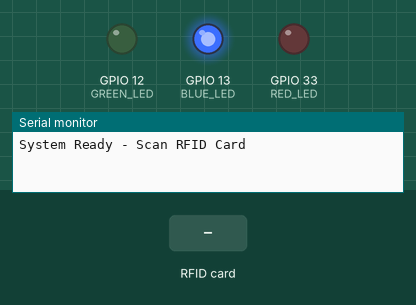
The sketch below on a simulated ESP32. On the bench: output pins drawn as LEDs (lit = HIGH), the last lines printed to the serial monitor. Inputs (shaded band) come from the test bench. The local clock reads 2024-03-15 10:24:30 at power-on unless the sketch sets it; storage starts empty.

Above: at 1.5 s.
1.6 s: RFID card 5E 7A 19 C4 held to the reader
At 1.77 s:
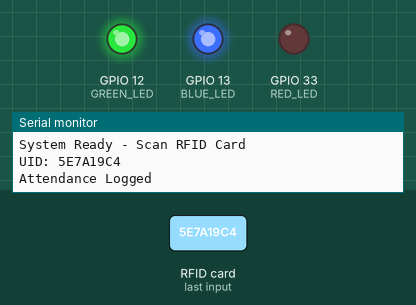
3.1 s: RFID card 5E 7A 19 C4 held to the reader
At 3.28 s:
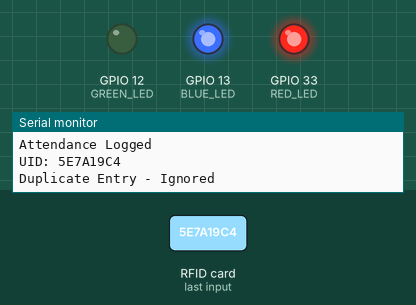
Timing chart, 0 to 6.1 s (numbered marks = the images above; inputs shaded):
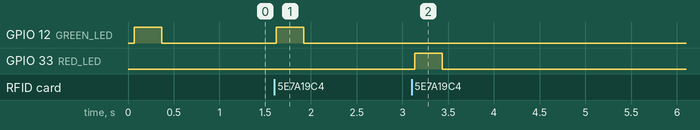

The sketch:

Attendance-system.ino
```cpp
#include <SPI.h>
#include <MFRC522.h>
#include <ThreeWire.h>
#include <RtcDS1302.h>
#include "FS.h"
#include "SD_MMC.h"

// ================= RFID =================
#define SS_PIN 5
#define RST_PIN 22

MFRC522 mfrc522(SS_PIN, RST_PIN);

// ================= RTC (DS1302) =================
// DS1302 CLK/SCLK
// DS1302 DAT/IO
// DS1302 RST/CE
ThreeWire myWire(26, 27, 25);  // IO, SCLK, CE
RtcDS1302<ThreeWire> Rtc(myWire);

// ================= LEDs =================
#define GREEN_LED 12
#define RED_LED   33 //13
#define BLUE_LED  13 //33

// ================= LED FUNCTIONS =================

void greenFlash()
{
  digitalWrite(GREEN_LED, HIGH);
  delay(300);
  digitalWrite(GREEN_LED, LOW);
}

void redFlash()
{
  digitalWrite(RED_LED, HIGH);
  delay(300);
  digitalWrite(RED_LED, LOW);
}

// ================= FUNCTIONS =================

// Get today's filename
String getTodayFileName()
{
  RtcDateTime now = Rtc.GetDateTime();

  char filename[20];

  snprintf(filename,
           sizeof(filename),
           "/%02u-%02u-%04u.csv",
           now.Day(),
           now.Month(),
           now.Year());

  return String(filename);
}

// Check duplicate UID
bool isDuplicate(String uid, String filename)
{
  File file = SD_MMC.open(filename, FILE_READ);

  if (!file)
    return false;

  while (file.available())
  {
    String line = file.readStringUntil('\n');

    if (line.startsWith(uid + ","))
    {
      file.close();
      return true;
    }
  }

  file.close();
  return false;
}

// Log attendance
void logAttendance(String uid)
{
  String filename = getTodayFileName();

  if (isDuplicate(uid, filename))
  {
    Serial.println("Duplicate Entry - Ignored");

    redFlash();

    return;
  }

  RtcDateTime now = Rtc.GetDateTime();

  char timeStamp[20];

  snprintf(timeStamp,
           sizeof(timeStamp),
           "%02u:%02u:%02u",
           now.Hour(),
           now.Minute(),
           now.Second());

  File file = SD_MMC.open(filename, FILE_APPEND);

  if (file)
  {
    file.print(uid);
    file.print(",");
    file.println(timeStamp);

    file.close();

    Serial.println("Attendance Logged");

    greenFlash();
  }
  else
  {
    Serial.println("File Open Failed");

    // Optional:
    // Flash red twice to indicate error

    redFlash();
    delay(200);
    redFlash();
  }
}

// Convert RFID UID to string
String getUID()
{
  String uid = "";

  for (byte i = 0; i < mfrc522.uid.size; i++)
  {
    if (mfrc522.uid.uidByte[i] < 0x10)
      uid += "0";

    uid += String(mfrc522.uid.uidByte[i], HEX);
  }

  uid.toUpperCase();

  return uid;
}

// ================= SETUP =================

void setup()
{
  Serial.begin(115200);

  // LEDs
// LEDs
pinMode(GREEN_LED, OUTPUT);
pinMode(RED_LED, OUTPUT);
pinMode(BLUE_LED, OUTPUT);

digitalWrite(GREEN_LED, LOW);
digitalWrite(RED_LED, LOW);
digitalWrite(BLUE_LED, LOW);

  // RFID
  SPI.begin();
  mfrc522.PCD_Init();

  // RTC
  Rtc.Begin();

  if (!Rtc.IsDateTimeValid())
  {
    Rtc.SetDateTime(
      RtcDateTime(__DATE__, __TIME__)
    );
  }

  // SD CARD
  if (!SD_MMC.begin("/sdcard", true))
  {
    Serial.println("SD Card Mount Failed");

    // Signal startup failure
    while (true)
{
    digitalWrite(BLUE_LED, LOW);

    redFlash();

    delay(500);
}
  }

Serial.println("System Ready - Scan RFID Card");

// Turn on READY indicator
digitalWrite(BLUE_LED, HIGH);

// Startup confirmation
greenFlash();
}

// ================= LOOP =================

void loop()
{
  // Wait for RFID card
  if (!mfrc522.PICC_IsNewCardPresent())
    return;

  if (!mfrc522.PICC_ReadCardSerial())
    return;

  String uid = getUID();

  Serial.print("UID: ");
  Serial.println(uid);

  logAttendance(uid);

  mfrc522.PICC_HaltA();

  delay(1000);
}
```

Measured:
- after the input at 1.6 s, GPIO 12 (GREEN_LED): LOW → HIGH at once, → LOW 0.30 s later
- after the input at 3.1 s, GPIO 33 (RED_LED): LOW → HIGH at once, → LOW 0.30 s later
